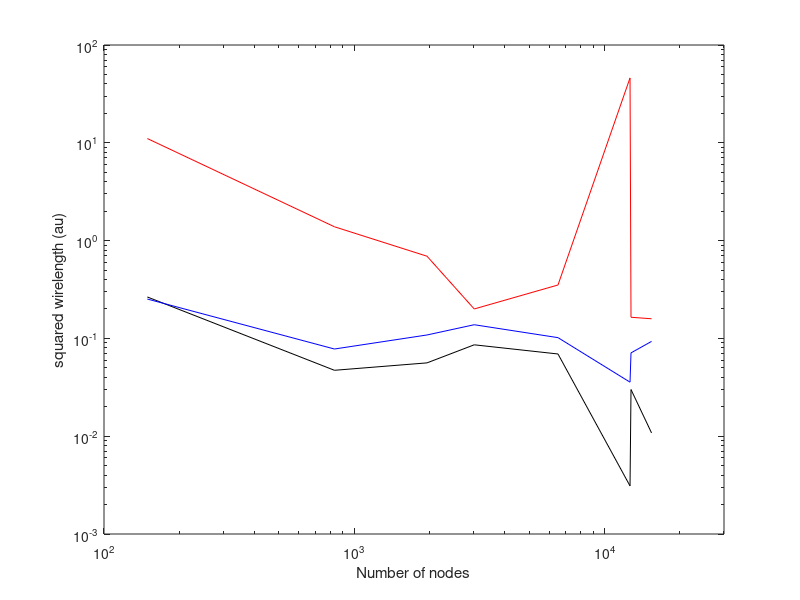

Reproduce this figure in MATLAB. (Note: this script raises an error after producing the figure.)

num_nodes_vec = [ 149         833        1952        3014        6514       12637       12752       15406 ];
lsq_vec = [ 0.2652    0.0472    0.0562    0.0860    0.0693    0.0031    0.0300    0.0108];
lsq_pe_vec = [ 0.2526    0.0779    0.1084    0.1380    0.1018    0.0357    0.0711    0.0932];
lsq_p_vec = [ 11.0539    1.3850    0.6925    0.2000    0.3517   46.0708    0.1645    0.1588];

figure(1)
clf
loglog(num_nodes_vec,lsq_vec,'k')
hold on
loglog(num_nodes_vec,lsq_pe_vec,'b')
loglog(num_nodes_vec,lsq_p_vec,'r')
xlabel('Number of nodes')
ylabel('squared wirelength (au)')
xlim([1e2 3e4])

fixfigs(1,3,14,12)